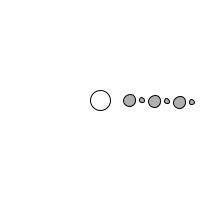
Frame 1 (no input)
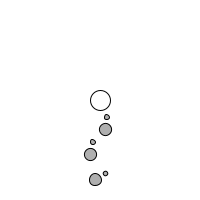
Frame 60 (the mouse pressed at the canvas centre just before this capture)
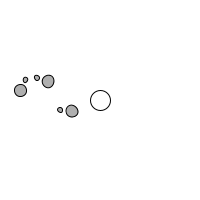
Frame 120 (the mouse held since frame 60 and released just before this capture)

The Processing sketch that drew these frames (run headless with seeded random() and noise(); from frame 60 on, the mouse is pressed at the canvas centre):

// Processing sketch: exercise_14_10
// ── exercise_14_10.pde
// Learning Processing
// Daniel Shiffman
// http://www.learningprocessing.com

// Exercise 14-10: How would you add moons to the planets? Hint: Write a Moon class that 
// is virtually identical to the Planet. Then, incorporate a Moon variable into the Planet class. 
// (In Chapter 22, we will see how this could be made more efficient with advanced OOP techniques.)  

// An array of 4 planet objects
Planet[] planets = new Planet[3];

void setup() {
  size(200,200);
  smooth();
  
  // The planet objects are initialized using the counter variable
  for (int i = 0; i < planets.length; i++ ) {
    planets[i] = new Planet(30 + i*25,12);
  }
}

void draw() {
  background(255);
  
  // Drawing the Sun
  pushMatrix();
  translate(width/2,height/2);
  stroke(0);
  fill(255);
  ellipse(0,0,20,20);
  
  // Drawing all Planets
  for (int i = 0; i < planets.length; i++ ) {
    planets[i].update();
    planets[i].display();
  }
  popMatrix();
}

// ── Moon.pde
// Learning Processing
// Daniel Shiffman
// http://www.learningprocessing.com

// New Moon object (this could really just be a Planet or done with Inheritance (chapter 22))

class Moon {
  // Each planet object keeps track of its own angle of rotation.
  float theta;      // Rotation around sun
  float diameter;   // Size of planet
  float distance;   // Distance from sun
  float orbitspeed; // Orbit speed
  
  Moon(float distance_, float diameter_) {
    distance = distance_;
    diameter = diameter_;
    theta = 0;
    orbitspeed = random(-0.1,0.1);
  }
  
  void update() {
    // Increment the angle to rotate
    theta += orbitspeed;
  }
  
  void display() {
    // Before rotation and translation, the state of the matrix is saved with pushMatrix().
    pushMatrix(); 
    // Rotate orbit
    rotate(theta); 
    // translate out distance
    translate(distance,0); 
    stroke(0);
    fill(175);
    ellipse(0,0,diameter,diameter);
    // Once the planet is drawn, the matrix is restored with popMatrix() so that the next planet is not affected.
    popMatrix(); 
  }
}

// ── Planet.pde
// Learning Processing
// Daniel Shiffman
// http://www.learningprocessing.com

// Example 14-18: Object-oriented solar system

class Planet {
  // Each planet object keeps track of its own angle of rotation.
  float theta;      // Rotation around sun
  float diameter;   // Size of planet
  float distance;   // Distance from sun
  float orbitspeed; // Orbit speed
 
  // Each Planet now has a Moon!
  Moon moon;
 
  
  Planet(float distance_, float diameter_) {
    distance = distance_;
    diameter = diameter_;
    theta = 0;
    orbitspeed = random(0.01,0.03);
    
    // create the Moon 10 pixels from the planet with a diameter of 5
    moon = new Moon(12,5);
  }
  
  void update() {
    // Increment the angle to rotate
    theta += orbitspeed;
    // Update the moon
    moon.update();
  }
  
  void display() {
    // Before rotation and translation, the state of the matrix is saved with pushMatrix().
    pushMatrix(); 
    // Rotate orbit
    rotate(theta); 
    // translate out distance
    translate(distance,0); 
    stroke(0);
    fill(175);
    ellipse(0,0,diameter,diameter);
    // The planet is drawn, now draw the moon
    moon.display();
    
    // Once the planet is drawn, the matrix is restored with popMatrix() so that the next planet is not affected.
    popMatrix(); 
  }
}
